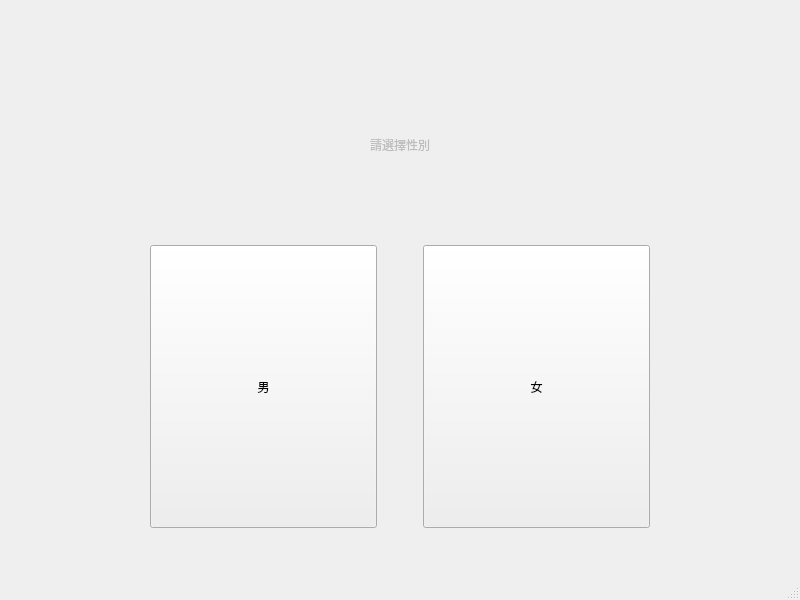
<?xml version="1.0" encoding="UTF-8"?>
<ui version="4.0">
 <class>chooseWindow</class>
 <widget class="QMainWindow" name="chooseWindow">
  <property name="geometry">
   <rect>
    <x>0</x>
    <y>0</y>
    <width>800</width>
    <height>600</height>
   </rect>
  </property>
  <property name="windowTitle">
   <string>chooseWindow</string>
  </property>
  <widget class="QWidget" name="centralwidget">
   <layout class="QGridLayout" name="gridLayout" rowstretch="0" columnstretch="0" rowminimumheight="0" columnminimumwidth="0">
    <property name="leftMargin">
     <number>50</number>
    </property>
    <property name="topMargin">
     <number>50</number>
    </property>
    <property name="rightMargin">
     <number>50</number>
    </property>
    <property name="bottomMargin">
     <number>50</number>
    </property>
    <property name="spacing">
     <number>6</number>
    </property>
    <item row="0" column="0">
     <layout class="QVBoxLayout" name="verticalLayout" stretch="4,6">
      <item>
       <widget class="QLabel" name="label">
        <property name="enabled">
         <bool>false</bool>
        </property>
        <property name="sizePolicy">
         <sizepolicy hsizetype="Preferred" vsizetype="Preferred">
          <horstretch>0</horstretch>
          <verstretch>0</verstretch>
         </sizepolicy>
        </property>
        <property name="styleSheet">
         <string notr="true">font: 48pt &quot;微軟正黑體&quot;;</string>
        </property>
        <property name="text">
         <string>請選擇性別</string>
        </property>
        <property name="alignment">
         <set>Qt::AlignCenter</set>
        </property>
       </widget>
      </item>
      <item>
       <layout class="QHBoxLayout" name="horizontalLayout">
        <item>
         <spacer name="horizontalSpacer_2">
          <property name="orientation">
           <enum>Qt::Horizontal</enum>
          </property>
          <property name="sizeType">
           <enum>QSizePolicy::Fixed</enum>
          </property>
          <property name="sizeHint" stdset="0">
           <size>
            <width>100</width>
            <height>20</height>
           </size>
          </property>
         </spacer>
        </item>
        <item>
         <widget class="QPushButton" name="MalepushButton">
          <property name="sizePolicy">
           <sizepolicy hsizetype="Minimum" vsizetype="Preferred">
            <horstretch>0</horstretch>
            <verstretch>0</verstretch>
           </sizepolicy>
          </property>
          <property name="styleSheet">
           <string notr="true">font: 48pt &quot;微軟正黑體&quot;;</string>
          </property>
          <property name="text">
           <string>男</string>
          </property>
         </widget>
        </item>
        <item>
         <spacer name="horizontalSpacer">
          <property name="orientation">
           <enum>Qt::Horizontal</enum>
          </property>
          <property name="sizeType">
           <enum>QSizePolicy::Fixed</enum>
          </property>
          <property name="sizeHint" stdset="0">
           <size>
            <width>40</width>
            <height>20</height>
           </size>
          </property>
         </spacer>
        </item>
        <item>
         <widget class="QPushButton" name="FemalepushButton">
          <property name="sizePolicy">
           <sizepolicy hsizetype="Preferred" vsizetype="Preferred">
            <horstretch>0</horstretch>
            <verstretch>0</verstretch>
           </sizepolicy>
          </property>
          <property name="styleSheet">
           <string notr="true">font: 48pt &quot;微軟正黑體&quot;;</string>
          </property>
          <property name="text">
           <string>女</string>
          </property>
         </widget>
        </item>
        <item>
         <spacer name="horizontalSpacer_3">
          <property name="orientation">
           <enum>Qt::Horizontal</enum>
          </property>
          <property name="sizeType">
           <enum>QSizePolicy::Fixed</enum>
          </property>
          <property name="sizeHint" stdset="0">
           <size>
            <width>100</width>
            <height>20</height>
           </size>
          </property>
         </spacer>
        </item>
       </layout>
      </item>
     </layout>
    </item>
   </layout>
  </widget>
  <widget class="QMenuBar" name="menubar">
   <property name="geometry">
    <rect>
     <x>0</x>
     <y>0</y>
     <width>800</width>
     <height>21</height>
    </rect>
   </property>
  </widget>
  <widget class="QStatusBar" name="statusbar"/>
 </widget>
 <resources/>
 <connections/>
</ui>
